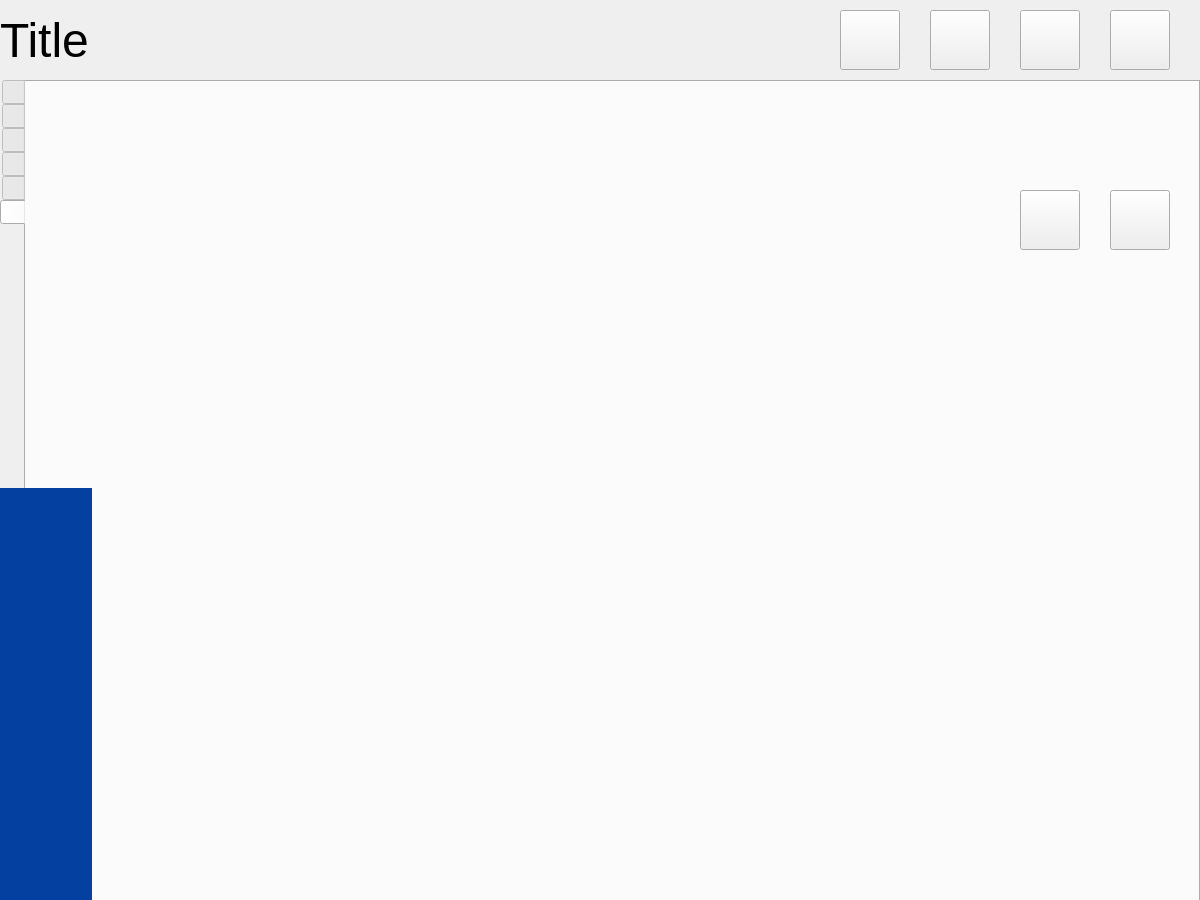
<?xml version="1.0" encoding="UTF-8"?>
<ui version="4.0">
 <class>AdminWindow</class>
 <widget class="QMainWindow" name="AdminWindow">
  <property name="geometry">
   <rect>
    <x>0</x>
    <y>0</y>
    <width>1200</width>
    <height>900</height>
   </rect>
  </property>
  <property name="windowTitle">
   <string>Admin</string>
  </property>
  <widget class="QWidget" name="centralwidget">
   <widget class="QTabWidget" name="tabWidget">
    <property name="geometry">
     <rect>
      <x>0</x>
      <y>80</y>
      <width>1200</width>
      <height>901</height>
     </rect>
    </property>
    <property name="tabPosition">
     <enum>QTabWidget::West</enum>
    </property>
    <property name="currentIndex">
     <number>5</number>
    </property>
    <property name="iconSize">
     <size>
      <width>40</width>
      <height>80</height>
     </size>
    </property>
    <widget class="QWidget" name="tableTab">
     <attribute name="icon">
      <iconset resource="res.qrc">
       <normaloff>:/res/img/img/table-white.png</normaloff>:/res/img/img/table-white.png</iconset>
     </attribute>
     <attribute name="title">
      <string/>
     </attribute>
     <widget class="QTableWidget" name="tableList">
      <property name="geometry">
       <rect>
        <x>0</x>
        <y>0</y>
        <width>911</width>
        <height>820</height>
       </rect>
      </property>
      <property name="font">
       <font>
        <pointsize>12</pointsize>
       </font>
      </property>
      <property name="alternatingRowColors">
       <bool>true</bool>
      </property>
      <property name="selectionBehavior">
       <enum>QAbstractItemView::SelectRows</enum>
      </property>
      <property name="verticalScrollMode">
       <enum>QAbstractItemView::ScrollPerPixel</enum>
      </property>
      <property name="horizontalScrollMode">
       <enum>QAbstractItemView::ScrollPerPixel</enum>
      </property>
      <property name="rowCount">
       <number>1</number>
      </property>
      <property name="columnCount">
       <number>2</number>
      </property>
      <row/>
      <column>
       <property name="text">
        <string>Table ID</string>
       </property>
       <property name="font">
        <font>
         <pointsize>12</pointsize>
        </font>
       </property>
       <property name="textAlignment">
        <set>AlignCenter</set>
       </property>
      </column>
      <column>
       <property name="text">
        <string>Table Seats</string>
       </property>
       <property name="font">
        <font>
         <pointsize>12</pointsize>
        </font>
       </property>
       <property name="textAlignment">
        <set>AlignCenter</set>
       </property>
      </column>
     </widget>
    </widget>
    <widget class="QWidget" name="dishTab">
     <attribute name="icon">
      <iconset resource="res.qrc">
       <normaloff>:/res/img/img/dishes-white.png</normaloff>:/res/img/img/dishes-white.png</iconset>
     </attribute>
     <attribute name="title">
      <string/>
     </attribute>
     <widget class="QTableWidget" name="dishList">
      <property name="geometry">
       <rect>
        <x>0</x>
        <y>0</y>
        <width>911</width>
        <height>820</height>
       </rect>
      </property>
      <property name="font">
       <font>
        <pointsize>12</pointsize>
       </font>
      </property>
      <property name="alternatingRowColors">
       <bool>true</bool>
      </property>
      <property name="selectionBehavior">
       <enum>QAbstractItemView::SelectRows</enum>
      </property>
      <property name="verticalScrollMode">
       <enum>QAbstractItemView::ScrollPerPixel</enum>
      </property>
      <property name="horizontalScrollMode">
       <enum>QAbstractItemView::ScrollPerPixel</enum>
      </property>
      <column>
       <property name="text">
        <string>Dish ID</string>
       </property>
       <property name="font">
        <font>
         <pointsize>12</pointsize>
        </font>
       </property>
       <property name="textAlignment">
        <set>AlignCenter</set>
       </property>
      </column>
      <column>
       <property name="text">
        <string>Dish Img</string>
       </property>
       <property name="font">
        <font>
         <pointsize>12</pointsize>
        </font>
       </property>
       <property name="textAlignment">
        <set>AlignCenter</set>
       </property>
      </column>
      <column>
       <property name="text">
        <string>Dish Name</string>
       </property>
       <property name="font">
        <font>
         <pointsize>12</pointsize>
        </font>
       </property>
       <property name="textAlignment">
        <set>AlignCenter</set>
       </property>
      </column>
      <column>
       <property name="text">
        <string>Dish Price</string>
       </property>
       <property name="font">
        <font>
         <pointsize>12</pointsize>
        </font>
       </property>
       <property name="textAlignment">
        <set>AlignCenter</set>
       </property>
      </column>
      <column>
       <property name="text">
        <string>Time Needed</string>
       </property>
       <property name="font">
        <font>
         <pointsize>12</pointsize>
        </font>
       </property>
       <property name="textAlignment">
        <set>AlignCenter</set>
       </property>
      </column>
      <column>
       <property name="text">
        <string>Dish Rate</string>
       </property>
       <property name="font">
        <font>
         <pointsize>12</pointsize>
        </font>
       </property>
       <property name="textAlignment">
        <set>AlignCenter</set>
       </property>
      </column>
      <column>
       <property name="text">
        <string>People Rated</string>
       </property>
       <property name="font">
        <font>
         <pointsize>12</pointsize>
        </font>
       </property>
       <property name="textAlignment">
        <set>AlignCenter</set>
       </property>
      </column>
     </widget>
    </widget>
    <widget class="QWidget" name="guestTab">
     <attribute name="icon">
      <iconset resource="res.qrc">
       <normaloff>:/res/img/img/guest.png</normaloff>:/res/img/img/guest.png</iconset>
     </attribute>
     <attribute name="title">
      <string/>
     </attribute>
     <widget class="QTableWidget" name="guestList">
      <property name="geometry">
       <rect>
        <x>0</x>
        <y>0</y>
        <width>911</width>
        <height>820</height>
       </rect>
      </property>
      <property name="alternatingRowColors">
       <bool>true</bool>
      </property>
      <property name="selectionBehavior">
       <enum>QAbstractItemView::SelectRows</enum>
      </property>
      <property name="columnCount">
       <number>4</number>
      </property>
      <column/>
      <column/>
      <column/>
      <column/>
     </widget>
    </widget>
    <widget class="QWidget" name="chefTab">
     <attribute name="icon">
      <iconset resource="res.qrc">
       <normaloff>:/res/img/img/chef.png</normaloff>:/res/img/img/chef.png</iconset>
     </attribute>
     <attribute name="title">
      <string/>
     </attribute>
     <widget class="QTableWidget" name="chefList">
      <property name="geometry">
       <rect>
        <x>0</x>
        <y>0</y>
        <width>911</width>
        <height>820</height>
       </rect>
      </property>
      <property name="alternatingRowColors">
       <bool>true</bool>
      </property>
      <property name="selectionBehavior">
       <enum>QAbstractItemView::SelectRows</enum>
      </property>
      <property name="columnCount">
       <number>4</number>
      </property>
      <column/>
      <column/>
      <column/>
      <column/>
     </widget>
    </widget>
    <widget class="QWidget" name="clerkTab">
     <attribute name="icon">
      <iconset resource="res.qrc">
       <normaloff>:/res/img/img/waiter.png</normaloff>:/res/img/img/waiter.png</iconset>
     </attribute>
     <attribute name="title">
      <string/>
     </attribute>
     <widget class="QTableWidget" name="clerkList">
      <property name="geometry">
       <rect>
        <x>0</x>
        <y>0</y>
        <width>911</width>
        <height>820</height>
       </rect>
      </property>
      <property name="alternatingRowColors">
       <bool>true</bool>
      </property>
      <property name="selectionBehavior">
       <enum>QAbstractItemView::SelectRows</enum>
      </property>
      <property name="rowCount">
       <number>0</number>
      </property>
      <property name="columnCount">
       <number>6</number>
      </property>
      <column/>
      <column/>
      <column/>
      <column/>
      <column/>
      <column/>
     </widget>
    </widget>
    <widget class="QWidget" name="selfTab">
     <attribute name="icon">
      <iconset resource="res.qrc">
       <normaloff>:/res/img/img/user-white.png</normaloff>:/res/img/img/user-white.png</iconset>
     </attribute>
     <attribute name="title">
      <string/>
     </attribute>
    </widget>
   </widget>
   <widget class="QPushButton" name="addButton">
    <property name="geometry">
     <rect>
      <x>1020</x>
      <y>190</y>
      <width>60</width>
      <height>60</height>
     </rect>
    </property>
    <property name="text">
     <string/>
    </property>
    <property name="icon">
     <iconset resource="res.qrc">
      <normaloff>:/res/img/img/add.png</normaloff>:/res/img/img/add.png</iconset>
    </property>
    <property name="iconSize">
     <size>
      <width>50</width>
      <height>50</height>
     </size>
    </property>
   </widget>
   <widget class="QPushButton" name="removeButton">
    <property name="geometry">
     <rect>
      <x>1110</x>
      <y>190</y>
      <width>60</width>
      <height>60</height>
     </rect>
    </property>
    <property name="text">
     <string/>
    </property>
    <property name="icon">
     <iconset resource="res.qrc">
      <normaloff>:/res/img/img/remove.png</normaloff>:/res/img/img/remove.png</iconset>
    </property>
    <property name="iconSize">
     <size>
      <width>40</width>
      <height>40</height>
     </size>
    </property>
   </widget>
   <widget class="QPushButton" name="saveButton">
    <property name="geometry">
     <rect>
      <x>1020</x>
      <y>10</y>
      <width>60</width>
      <height>60</height>
     </rect>
    </property>
    <property name="text">
     <string/>
    </property>
    <property name="icon">
     <iconset resource="res.qrc">
      <normaloff>:/res/img/img/save.png</normaloff>:/res/img/img/save.png</iconset>
    </property>
    <property name="iconSize">
     <size>
      <width>40</width>
      <height>40</height>
     </size>
    </property>
   </widget>
   <widget class="QPushButton" name="refreshButton">
    <property name="geometry">
     <rect>
      <x>930</x>
      <y>10</y>
      <width>60</width>
      <height>60</height>
     </rect>
    </property>
    <property name="text">
     <string/>
    </property>
    <property name="icon">
     <iconset resource="res.qrc">
      <normaloff>:/res/img/img/refresh.png</normaloff>:/res/img/img/refresh.png</iconset>
    </property>
    <property name="iconSize">
     <size>
      <width>40</width>
      <height>40</height>
     </size>
    </property>
   </widget>
   <widget class="QPushButton" name="restoreButton">
    <property name="geometry">
     <rect>
      <x>840</x>
      <y>10</y>
      <width>60</width>
      <height>60</height>
     </rect>
    </property>
    <property name="text">
     <string/>
    </property>
    <property name="icon">
     <iconset resource="res.qrc">
      <normaloff>:/res/img/img/restore.png</normaloff>:/res/img/img/restore.png</iconset>
    </property>
    <property name="iconSize">
     <size>
      <width>50</width>
      <height>50</height>
     </size>
    </property>
   </widget>
   <widget class="QLabel" name="label_5">
    <property name="geometry">
     <rect>
      <x>0</x>
      <y>488</y>
      <width>92</width>
      <height>540</height>
     </rect>
    </property>
    <property name="styleSheet">
     <string notr="true">background-color: #0440a0;</string>
    </property>
    <property name="text">
     <string/>
    </property>
   </widget>
   <widget class="QLabel" name="title">
    <property name="geometry">
     <rect>
      <x>0</x>
      <y>0</y>
      <width>1201</width>
      <height>80</height>
     </rect>
    </property>
    <property name="font">
     <font>
      <pointsize>36</pointsize>
      <weight>50</weight>
      <bold>false</bold>
     </font>
    </property>
    <property name="styleSheet">
     <string notr="true"/>
    </property>
    <property name="text">
     <string>Title</string>
    </property>
   </widget>
   <widget class="QPushButton" name="logoutButton">
    <property name="geometry">
     <rect>
      <x>1110</x>
      <y>10</y>
      <width>60</width>
      <height>60</height>
     </rect>
    </property>
    <property name="text">
     <string/>
    </property>
    <property name="icon">
     <iconset resource="res.qrc">
      <normaloff>:/res/img/img/log-out.png</normaloff>:/res/img/img/log-out.png</iconset>
    </property>
    <property name="iconSize">
     <size>
      <width>40</width>
      <height>40</height>
     </size>
    </property>
   </widget>
   <zorder>title</zorder>
   <zorder>tabWidget</zorder>
   <zorder>addButton</zorder>
   <zorder>removeButton</zorder>
   <zorder>saveButton</zorder>
   <zorder>restoreButton</zorder>
   <zorder>label_5</zorder>
   <zorder>refreshButton</zorder>
   <zorder>logoutButton</zorder>
  </widget>
 </widget>
 <resources>
  <include location="res.qrc"/>
 </resources>
 <connections/>
</ui>
